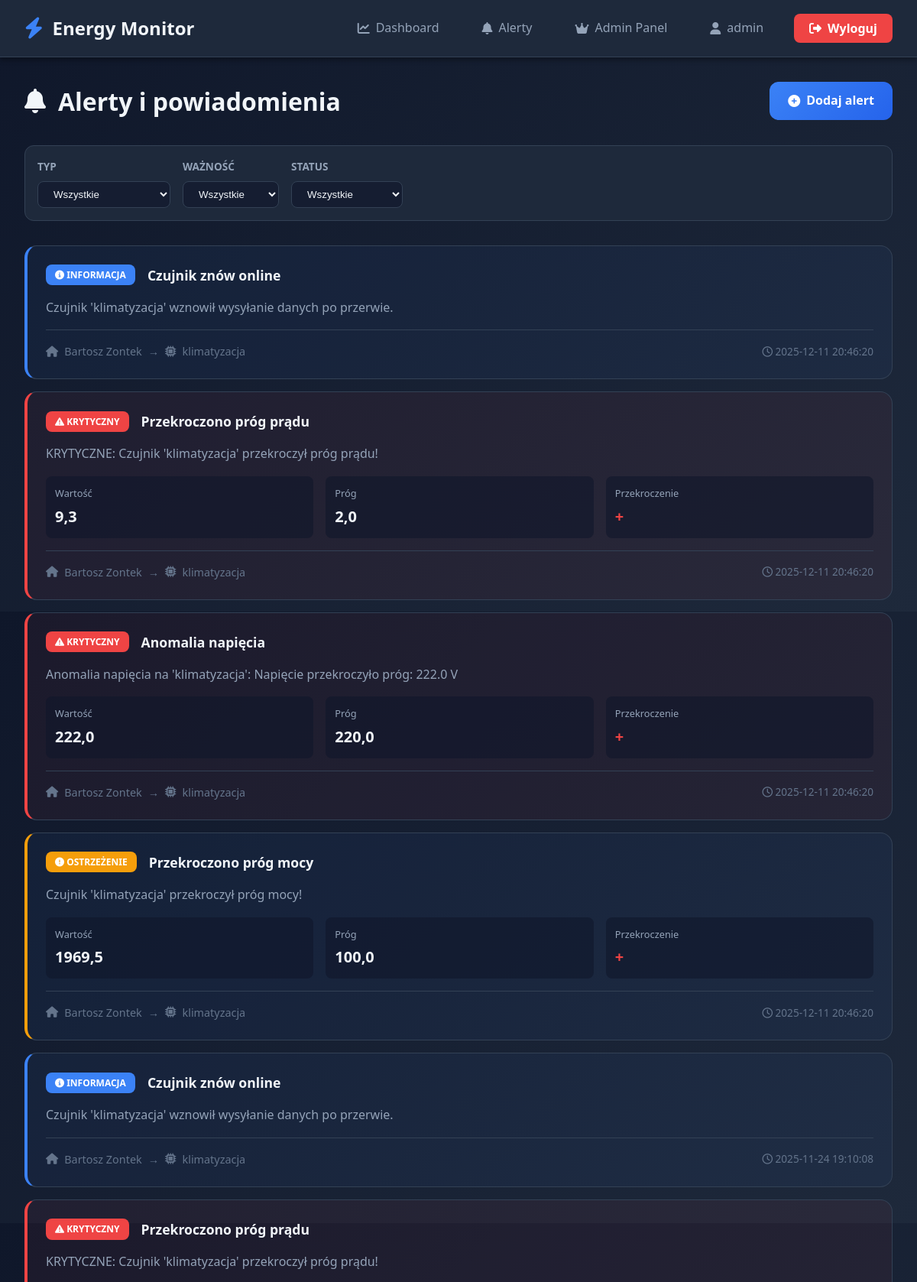
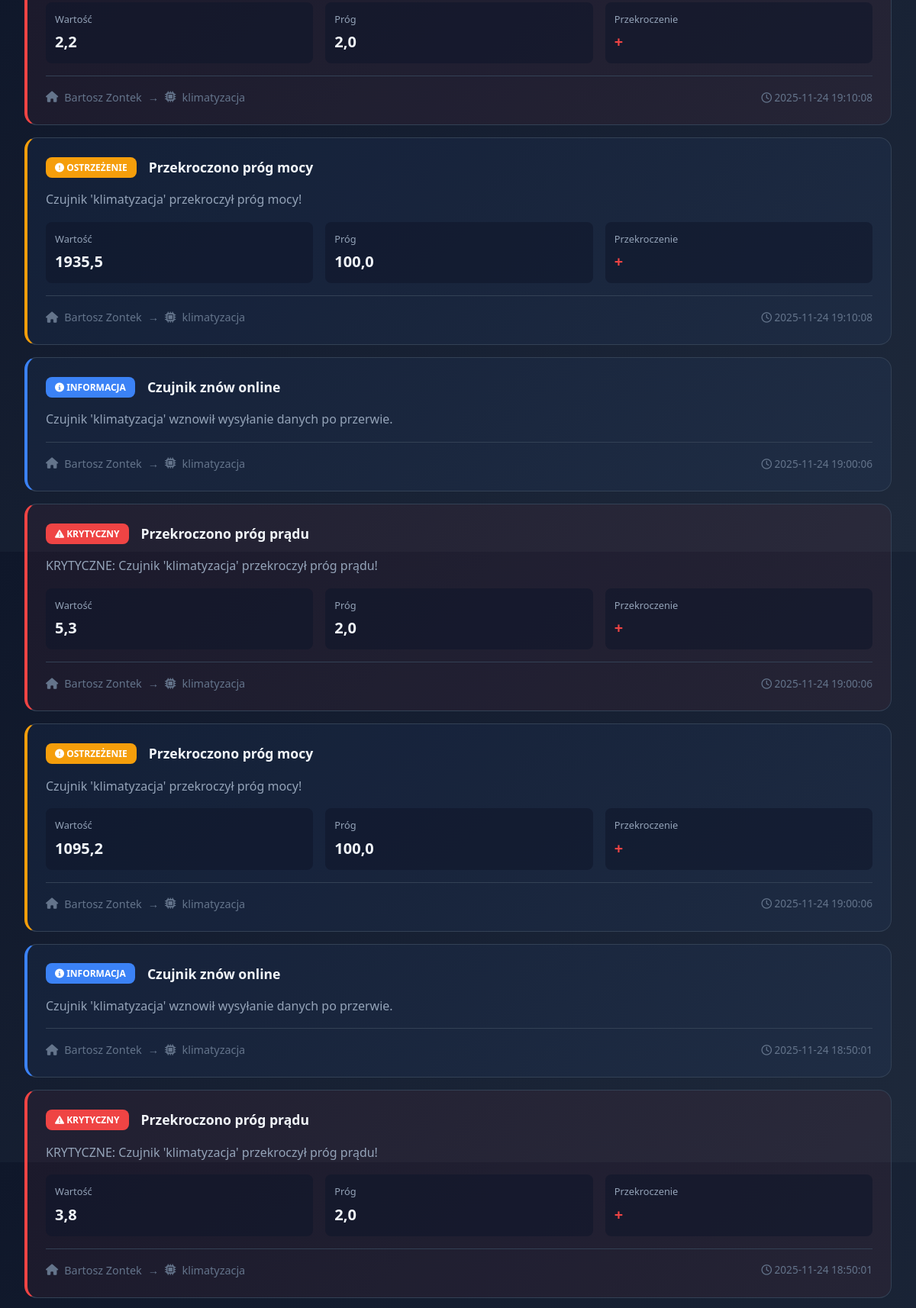
The app's page /api/alerts/ (signed in, upper part) with its own data (2 pictures, top to bottom).
### sensors/models.py (models this page shows, shortened)
class Alert(models.Model):
    ALERT_TYPES = [
        ('power_high', 'Przekroczono próg mocy'),
        ('current_high', 'Przekroczono próg prądu'), # NOWY TYP
        ('voltage_anomaly', 'Anomalia napięcia'),
        ('monthly_limit', 'Przekroczono limit miesięczny'),
        ('sensor_offline', 'Czujnik offline'),
        ('sensor_online', 'Czujnik znów online'),
        ('anomaly', 'Inna anomalia'),
    ]
    SEVERITY = [
        ('info', 'Informacja'),
        ('warning', 'Ostrzeżenie'),
        ('critical', 'Krytyczny'),
    ]
    house = models.ForeignKey(House, on_delete=models.CASCADE, related_name='alerts')
    sensor = models.ForeignKey(
        Sensor,
        on_delete=models.CASCADE,
        related_name='alerts',
        null=True,
        blank=True
    )
    alert_type = models.CharField(max_length=20, choices=ALERT_TYPES, verbose_name="Typ alertu")
    severity = models.CharField(max_length=10, choices=SEVERITY, default='warning', verbose_name="Ważność")
    message = models.TextField(verbose_name="Wiadomość")
    value = models.FloatField(null=True, blank=True, verbose_name="Wartość")
    threshold = models.FloatField(null=True, blank=True, verbose_name="Próg")
    created_at = models.DateTimeField(auto_now_add=True, verbose_name="Data utworzenia")
    is_read = models.BooleanField(default=False, verbose_name="Przeczytane")
    is_resolved = models.BooleanField(default=False, verbose_name="Rozwiązane")
    email_sent = models.BooleanField(default=False, verbose_name="Email wysłany")
    class Meta:
        verbose_name = "Alert"
        verbose_name_plural = "Alerty"
        ordering = ['-created_at']
        indexes = [
            models.Index(fields=['house', '-created_at']),
            models.Index(fields=['is_read', 'is_resolved']),
        ]

class House(models.Model):
    user = models.ForeignKey(User, on_delete=models.CASCADE, related_name='houses')
    name = models.CharField(max_length=100, verbose_name="Nazwa")
    address = models.CharField(max_length=255, blank=True, verbose_name="Adres")
    created_at = models.DateTimeField(auto_now_add=True, verbose_name="Data utworzenia")
    price_per_kwh = models.FloatField(default=0.80, verbose_name="Cena za kWh [PLN]")
    monthly_limit_kwh = models.FloatField(
        null=True,
        blank=True,
        verbose_name="Limit miesięczny [kWh]",
        help_text="Alert gdy przekroczono limit"
    )
    alert_email = models.EmailField(
        blank=True,
        verbose_name="Email do alertów",
        help_text="Jeśli pusty, użyje email użytkownika"
    )
    class Meta:
        verbose_name = "Dom"
        verbose_name_plural = "Domy"
        ordering = ['name']

class Sensor(models.Model):
    house = models.ForeignKey(House, on_delete=models.CASCADE, related_name='sensors')
    sensor_id = models.CharField(
        max_length=100,
        unique=True,
        null=True,
        blank=True,
        verbose_name="ID czujnika"
    )
    name = models.CharField(max_length=100, verbose_name="Nazwa")
    description = models.TextField(blank=True, verbose_name="Opis")
    created_at = models.DateTimeField(auto_now_add=True, verbose_name="Data dodania")
    is_active = models.BooleanField(default=True, verbose_name="Aktywny")
    location = models.CharField(
        max_length=100,
        blank=True,
        verbose_name="Lokalizacja",
        help_text="Np. 'Salon', 'Kuchnia', 'Piwnica'"
    )
    icon = models.CharField(
        max_length=50,
        default='microchip',
        verbose_name="Ikona",
        help_text="Nazwa ikony Font Awesome (bez 'fa-')"
    )
    color = models.CharField(
        max_length=7,
        default='#3b82f6',
        verbose_name="Kolor",
        help_text="Hex color, np. #3b82f6"
    )
    power_threshold = models.FloatField(
        null=True,
        blank=True,
        verbose_name="Próg mocy [W]",
        help_text="Alert gdy moc przekroczy tę wartość"
    )
    current_max_threshold = models.FloatField(
        null=True,
        blank=True,
        verbose_name="Max. prąd [A]",
        help_text="Alert gdy prąd (natężenie) wzrośnie powyżej tej wartości (np. 10)"
    )
    voltage_min_threshold = models.FloatField(
        null=True,
        blank=True,
        verbose_name="Min. napięcie [V]",
        help_text="Alert gdy napięcie spadnie poniżej tej wartości"
    )
    voltage_max_threshold = models.FloatField(
        null=True,
        blank=True,
        verbose_name="Max. napięcie [V]",
        help_text="Alert gdy napięcie wzrośnie powyżej tej wartości"
    )
    offline_threshold_seconds = models.PositiveIntegerField(
        default=30, # Domyślnie 30 sekund
        verbose_name="Próg offline [s]",
        help_text="Po ilu sekundach bez pomiaru uznać czujnik za offline (np. 30)"
    )
    class Meta:
        verbose_name = "Czujnik"
        verbose_name_plural = "Czujniki"
        ordering = ['house', 'name']

### sensors/views.py (the view)
# urls.py: path('alerts/', alerts_view, name='alerts'),
@login_required
def alerts_view(request):
    alerts = Alert.objects.filter(house__user=request.user).order_by('-created_at')
    filter_type = request.GET.get('type')
    filter_severity = request.GET.get('severity')
    filter_status = request.GET.get('status')
    if filter_type: alerts = alerts.filter(alert_type=filter_type)
    if filter_severity: alerts = alerts.filter(severity=filter_severity)
    if filter_status == 'unread': alerts = alerts.filter(is_read=False)
    elif filter_status == 'resolved': alerts = alerts.filter(is_resolved=True)
    elif filter_status == 'active': alerts = alerts.filter(is_read=False, is_resolved=False)
    context = {'alerts': alerts[:50], 'filter_type': filter_type, 'filter_severity': filter_severity, 'filter_status': filter_status}
    return render(request, 'alerts.html', context)

### templates/alerts.html (shortened to what this page needs)
{% extends 'base.html' %}
{% block content %}
<div class="alerts-header">
  <h1><i class="fas fa-bell"></i> Alerty i powiadomienia</h1>
  <a href="{% url 'alert_create' %}" class="btn-create">
    <i class="fas fa-plus-circle"></i> Dodaj alert
  </a>
</div>
<div class="filters">
  <div class="filter-group">
    <label>Typ</label>
    <select class="filter-select" onchange="applyFilters('type', this.value)">
      <option value="">Wszystkie</option>
    </select>
  </div>
  <div class="filter-group">
    <label>Ważność</label>
    <select class="filter-select" onchange="applyFilters('severity', this.value)">
      <option value="">Wszystkie</option>
    </select>
  </div>
  <div class="filter-group">
    <label>Status</label>
    <select class="filter-select" onchange="applyFilters('status', this.value)">
      <option value="">Wszystkie</option>
    </select>
  </div>
</div>
{% if alerts %}
<div class="alerts-list">
  {% for alert in alerts %}
  <div class="alert-card {% if not alert.is_read %}unread{% endif %} {% if alert.severity == 'critical' %}critical{% elif alert.severity == 'warning' %}warning{% endif %}">
    <div class="alert-header">
      <div class="alert-title">
        <span class="severity-badge {{ alert.severity }}">
          {% if alert.severity == 'critical' %}
            <i class="fas fa-exclamation-triangle"></i>
          {% elif alert.severity == 'warning' %}
            <i class="fas fa-exclamation-circle"></i>
          {% else %}
            <i class="fas fa-info-circle"></i>
          {% endif %}
          {{ alert.get_severity_display }}
        </span>
        <span class="alert-type">{{ alert.get_alert_type_display }}</span>
      </div>
    </div>
    <p class="alert-message">{{ alert.message }}</p>
    {% if alert.value and alert.threshold %}
    <div class="alert-value">
      <div class="value-box">
        <label>Wartość</label>
        <div class="value">{{ alert.value|floatformat:1 }}</div>
      </div>
      <div class="value-box">
        <label>Próg</label>
        <div class="value">{{ alert.threshold|floatformat:1 }}</div>
      </div>
      <div class="value-box">
        <label>Przekroczenie</label>
        <div class="value" style="color: #ef4444;">+{{ alert.value|floatformat:1|add:"-"|add:alert.threshold|floatformat:1 }}</div>
      </div>
    </div>
    {% endif %}
    <div class="alert-meta">
      <div class="alert-location">
        <i class="fas fa-home"></i>
        <span>{{ alert.house.name }}</span>
        {% if alert.sensor %}
          <span>→</span>
          <i class="fas fa-microchip"></i>
          <span>{{ alert.sensor.name }}</span>
        {% endif %}
      </div>
      <div class="alert-time">
        <i class="far fa-clock"></i>
        {{ alert.created_at|date:"Y-m-d H:i:s" }}
      </div>
    </div>
  </div>
  {% endfor %}
</div>
{% else %}
<div class="empty-state">
  <i class="fas fa-bell-slash"></i>
  <h3>Brak alertów</h3>
  <p>Nie masz żadnych alertów spełniających wybrane kryteria</p>
</div>
{% endif %}
{% endblock %}

### templates/base.html (shortened to what this page needs)
<!DOCTYPE html>
<html lang="pl">
<head>
  <link rel="stylesheet" href="https://cdnjs.cloudflare.com/ajax/libs/font-awesome/6.4.0/css/all.min.css">
</head>
<body>
  {% if user.is_authenticated %}
  <nav class="navbar">
    <div class="navbar-content">
      <a href="{% url 'dashboard' %}" class="navbar-brand">
        <i class="fas fa-bolt"></i>
        Energy Monitor
      </a>
      <div class="navbar-menu">
        <a href="{% url 'dashboard' %}" class="nav-link {% if request.path == '/dashboard/' %}active{% endif %}">
          <i class="fas fa-chart-line"></i>
          Dashboard
        </a>
        <a href="{% url 'alerts' %}" class="nav-link {% if request.path == '/alerts/' %}active{% endif %}">
          <i class="fas fa-bell"></i>
          Alerty
        </a>
        {% if user.is_staff %}
        <a href="{% url 'admin_dashboard' %}" class="nav-link {% if request.path == '/admin-panel/' %}active{% endif %}">
          <i class="fas fa-crown"></i>
          Admin Panel
        </a>
        {% endif %}
        <a href="{% url 'profile' %}" class="nav-link {% if request.path == '/profile/' %}active{% endif %}">
          <i class="fas fa-user"></i>
          {{ user.username }}
        </a>
        <form action="{% url 'logout' %}" method="POST" class="logout-form-wrapper">
          <button type="submit" class="btn-logout">
            <i class="fas fa-sign-out-alt"></i>
            Wyloguj
          </button>
        </form>
      </div>
    </div>
  </nav>
  {% endif %}
  <div class="container">
    {% block content %}{% endblock %}
  </div>
</body>
</html>

### templates/base.html (style rules this page uses)
* { margin: 0; padding: 0; box-sizing: border-box; }
:root { --bg-primary: #0f172a; --bg-secondary: #1e293b; --bg-tertiary: #334155; --text-primary: #f1f5f9; --text-secondary: #94a3b8; --accent: #3b82f6; --accent-hover: #2563eb; --success: #10b981; --warning: #f59e0b; --danger: #ef4444; --border: #334155; --shadow: rgba(0, 0, 0, 0.3); }
body { font-family: 'Segoe UI', Tahoma, Geneva, Verdana, sans-serif; background: linear-gradient(135deg, #0f172a 0%, #1e293b 100%); color: var(--text-primary); min-height: 100vh; line-height: 1.6; }
.navbar { background: var(--bg-secondary); border-bottom: 1px solid var(--border); padding: 1rem 2rem; position: sticky; top: 0; z-index: 1000; backdrop-filter: blur(10px); box-shadow: 0 4px 6px var(--shadow); }
.navbar-content { max-width: 1400px; margin: 0 auto; display: flex; justify-content: space-between; align-items: center; }
.navbar-brand { display: flex; align-items: center; gap: 0.75rem; font-size: 1.5rem; font-weight: 700; color: var(--text-primary); text-decoration: none; transition: transform 0.3s ease; }
.navbar-brand i { color: var(--accent); font-size: 1.75rem; }
.navbar-menu { display: flex; gap: 1.5rem; align-items: center; }
.nav-link { color: var(--text-secondary); text-decoration: none; padding: 0.5rem 1rem; border-radius: 0.5rem; transition: all 0.3s ease; display: flex; align-items: center; gap: 0.5rem; }
.btn-logout { background: var(--danger); color: white; border: none; padding: 0.5rem 1.25rem; border-radius: 0.5rem; cursor: pointer; transition: all 0.3s ease; font-weight: 600; font-family: 'Segoe UI', Tahoma, Geneva, Verdana, sans-serif; font-size: 1rem; display: inline-flex; align-items: center; gap: 0.5rem; }
.logout-form-wrapper { margin: 0; padding: 0; display: inline; }
.container { max-width: 1400px; margin: 2rem auto; padding: 0 2rem; }

### records on screen
Alert: severity "INFORMACJA", alert_type "Czujnik znów online", message "Czujnik 'klimatyzacja' wznowił wysyłanie danych po przerwie.", house.name "Bartosz Zontek", sensor.name "klimatyzacja", created_at "2025-12-11 20:46:20"
Alert: severity "KRYTYCZNY", alert_type "Przekroczono próg prądu", message "KRYTYCZNE: Czujnik 'klimatyzacja' przekroczył próg prądu!", value "9,3", threshold "2,0", house.name "Bartosz Zontek", sensor.name "klimatyzacja", created_at "2025-12-11 20:46:20"
Alert: severity "KRYTYCZNY", alert_type "Anomalia napięcia", message "Anomalia napięcia na 'klimatyzacja': Napięcie przekroczyło próg: 222.0 V", value "222,0", threshold "220,0", house.name "Bartosz Zontek", sensor.name "klimatyzacja", created_at "2025-12-11 20:46:20"
Alert: severity "OSTRZEŻENIE", alert_type "Przekroczono próg mocy", message "Czujnik 'klimatyzacja' przekroczył próg mocy!", value "1969,5", threshold "100,0", house.name "Bartosz Zontek", sensor.name "klimatyzacja", created_at "2025-12-11 20:46:20"
Alert: severity "INFORMACJA", alert_type "Czujnik znów online", message "Czujnik 'klimatyzacja' wznowił wysyłanie danych po przerwie.", house.name "Bartosz Zontek", sensor.name "klimatyzacja", created_at "2025-11-24 19:10:08"
Alert: severity "KRYTYCZNY", alert_type "Przekroczono próg prądu", message "KRYTYCZNE: Czujnik 'klimatyzacja' przekroczył próg prądu!", value "2,2", threshold "2,0", house.name "Bartosz Zontek", sensor.name "klimatyzacja", created_at "2025-11-24 19:10:08"
Alert: severity "OSTRZEŻENIE", alert_type "Przekroczono próg mocy", message "Czujnik 'klimatyzacja' przekroczył próg mocy!", value "1935,5", threshold "100,0", house.name "Bartosz Zontek", sensor.name "klimatyzacja", created_at "2025-11-24 19:10:08"
Alert: severity "INFORMACJA", alert_type "Czujnik znów online", message "Czujnik 'klimatyzacja' wznowił wysyłanie danych po przerwie.", house.name "Bartosz Zontek", sensor.name "klimatyzacja", created_at "2025-11-24 19:00:06"
Alert: severity "KRYTYCZNY", alert_type "Przekroczono próg prądu", message "KRYTYCZNE: Czujnik 'klimatyzacja' przekroczył próg prądu!", value "5,3", threshold "2,0", house.name "Bartosz Zontek", sensor.name "klimatyzacja", created_at "2025-11-24 19:00:06"
Alert: severity "OSTRZEŻENIE", alert_type "Przekroczono próg mocy", message "Czujnik 'klimatyzacja' przekroczył próg mocy!", value "1095,2", threshold "100,0", house.name "Bartosz Zontek", sensor.name "klimatyzacja", created_at "2025-11-24 19:00:06"
Alert: severity "INFORMACJA", alert_type "Czujnik znów online", message "Czujnik 'klimatyzacja' wznowił wysyłanie danych po przerwie.", house.name "Bartosz Zontek", sensor.name "klimatyzacja", created_at "2025-11-24 18:50:01"
Alert: severity "KRYTYCZNY", alert_type "Przekroczono próg prądu", message "KRYTYCZNE: Czujnik 'klimatyzacja' przekroczył próg prądu!", value "3,8", threshold "2,0", house.name "Bartosz Zontek", sensor.name "klimatyzacja", created_at "2025-11-24 18:50:01"

### other values on screen
{{ user.username }} "admin"
